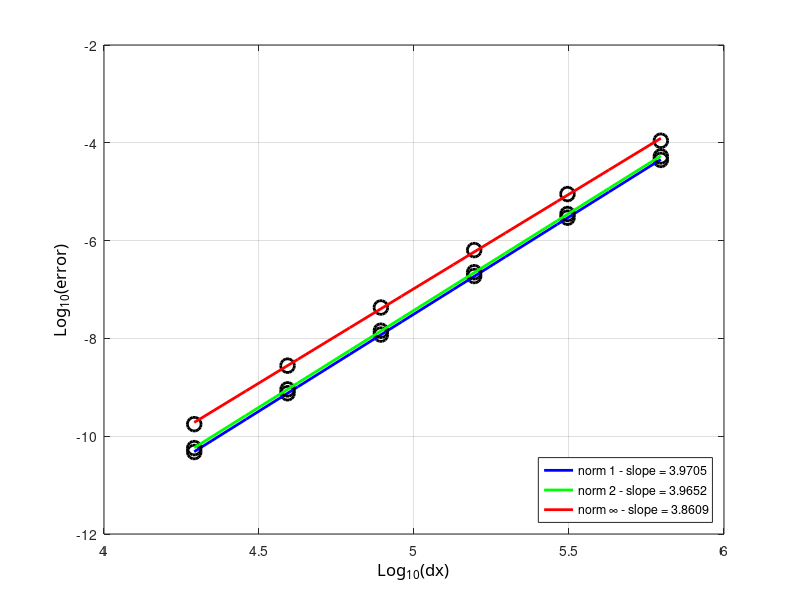

The MATLAB source for this figure:
clc; clear all; close all;

radius=6371220;
N=[16 32 64 128 256 512];
dx=2*pi*radius./(4*N);
% e1=[3.3707*10^-4 2.0751*10^-5 1.2964*10^-6 8.1231*10^-8 5.0903*10^-9 3.1888*10^-10];
% e2=[3.1674*10^-4 1.9593*10^-5 1.2274*10^-6 7.6985*10^-8 4.8271*10^-9 3.0280*10^-10];
% e3=[3.7839*10^-4 2.5503*10^-5 1.8238*10^-6 1.2133*10^-7 7.8110*10^-9 4.9564*10^-10];

e1=[4.4656*10^-5 2.9404*10^-6 1.8859*10^-7 1.1972*10^-8 7.5548*10^-10 4.7499*10^-11];
e2=[5.2622*10^-5 3.4964*10^-6 2.2566*10^-7 1.4352*10^-8 9.0630*10^-10 5.7106*10^-11];
e3=[1.1018*10^-4 8.9432*10^-6 6.3993*10^-7 4.2842*10^-8 2.7721*10^-9 1.7640*10^-10];

% e1=[4.4464*10^-4 2.7567*10^-5 1.7319*10^-6 1.0886*10^-7 6.8327*10^-9 4.2837*10^-10];
% e2=[4.2619*10^-4 2.6414*10^-5 1.6606*10^-6 1.0438*10^-7 6.5488*10^-9 4.1045*10^-10];
% e3=[5.7206*10^-4 4.3945*10^-5 3.0870*10^-6 2.0521*10^-7 1.3242*10^-8 8.4121*10^-10];

% e1=[9.5570*10^-5 6.2727*10^-6 4.0293*10^-7 2.5561*10^-8 1.6119*10^-9 1.0140*10^-10];
% e2=[1.1354*10^-4 7.4509*10^-6 4.7991*10^-7 3.0505*10^-8 1.9247*10^-9 1.2102*10^-10];
% e3=[2.5127*10^-4 1.9429*10^-5 1.3703*10^-6 9.1295*10^-8 5.8964*10^-9 3.7487*10^-10];

% e1=[2.4373*10^-3 1.6193*10^-4 1.0351*10^-5 6.5310*10^-7 4.0991*10^-8 2.5671*10^-9];
% e2=[2.3263*10^-3 1.5486*10^-4 9.9131*10^-6 6.2580*10^-7 3.9290*10^-8 2.4608*10^-9];
% e3=[3.1250*10^-3 2.5748*10^-4 1.8414*10^-5 1.2296*10^-6 7.8432*10^-8 5.0468*10^-9];

% e1=[1.1430*10^-5 4.0438*10^-7 2.0910*10^-8 1.2176*10^-9 7.3855*10^-11 4.5993*10^-12];
% e2=[1.4758*10^-5 8.1813*10^-7 6.4914*10^-8 5.4953*10^-9 4.7583*10^-10 4.1633*10^-11];
% e3=[2.8075*10^-5 3.0386*10^-6 3.7356*10^-7 4.3567*10^-8 5.2230*10^-9 6.3823*10^-10];

% e1=[1.3883*10^-5 5.2773*10^-7 2.7072*10^-8 1.5547*10^-9 9.3430*10^-11 5.7731*10^-12];
% e2=[1.8078*10^-5 1.1000*10^-6 8.4090*10^-8 6.9357*10^-9 5.9230*10^-10 5.1460*10^-11];
% e3=[3.9774*10^-5 4.5644*10^-6 4.9238*10^-7 5.6815*10^-8 6.8074*10^-9 8.2825*10^-10];

ldx=log10(dx);
le1=log10(e1);
le2=log10(e2);
le3=log10(e3);

%% plot 1
figure(11); 
%% curve 1
hl1=plot(ldx,le1,'ok');
set(hl1,'LineWidth',2.0);
set(hl1,'MarkerSize',10);
set(hl1,'MarkerEdgeColor','k');

hold on;
[a1,b1]=polyfit(ldx,le1,1);
tt=linspace(min(ldx),max(ldx),10);
lsq1=a1(2)+a1(1)*tt;
% %% courbes...
hlf1=plot(tt,lsq1,'-b');
set(hlf1,'LineWidth',2.0);


%% curve 2
hl1=plot(ldx,le2,'ok');
set(hl1,'LineWidth',2.0);
set(hl1,'MarkerSize',10);
set(hl1,'MarkerEdgeColor','k');

hold on;
[a2,b1]=polyfit(ldx,le2,1);
tt=linspace(min(ldx),max(ldx),10);
lsq1=a2(2)+a2(1)*tt;
% %% courbes...
hlf2=plot(tt,lsq1,'-g');
set(hlf2,'LineWidth',2.0);

%% curve 3
hl1=plot(ldx,le3,'ok');
set(hl1,'LineWidth',2.0);
set(hl1,'MarkerSize',10);
set(hl1,'MarkerEdgeColor','k');

hold on;
[a3,b1]=polyfit(ldx,le3,1);
tt=linspace(min(ldx),max(ldx),10);
lsq1=a3(2)+a3(1)*tt;
% %% courbes...
hlf3=plot(tt,lsq1,'-r');
set(hlf3,'LineWidth',2.0);

ha=gca;
xa=get(gca,'Xlabel');
set(ha,'Xgrid','on');
set(xa,'String','Log_{10}(dx)');
set (xa,'FontName','Calibri');
set(xa,'FontSize',12);

% ylabel
ha=gca;
ya=get(gca,'Ylabel');
set(ha,'Ygrid','on');
set(ya,'String','Log_{10}(error)');
set (ya,'FontName','Calibri');
set(ya,'FontSize',12);

%% legend
legend([hlf1,hlf2,hlf3],{['norm 1 - slope = ' num2str(a1(1))],['norm 2 - slope = ' num2str(a2(1))],['norm \infty - slope = ' num2str(a3(1))]},'Location','SouthEast')
